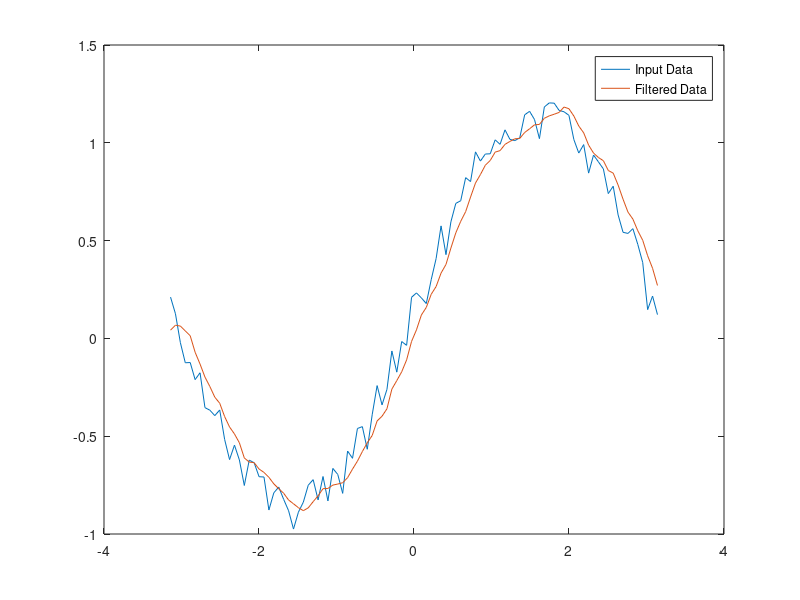

MATLAB code for this plot:
% Create a 1-by-100 row vector of sinusoidal data that is corrupted by random noise.
clear all;
t = linspace(-pi,pi,100);
rng default  %initialize random number generator
x = sin(t) + 0.25*rand(size(t));
% For a window size of 5, compute the numerator and denominator coefficients for the rational transfer function.
windowSize = 5; 
b = (1/windowSize)*ones(1,windowSize);
a = 1;
y = filter(b,a,x);
plot(t,x)
hold on
plot(t,y)
legend('Input Data','Filtered Data')